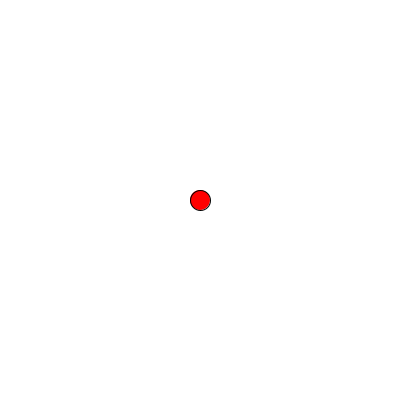
Frame 1 (no input)
Frame 60 (the mouse pressed at the canvas centre just before this capture): identical to frame 1, image omitted
Frame 120 (the mouse held since frame 60 and released just before this capture): identical to frame 1, image omitted

The Processing sketch that drew this single still picture (run headless with seeded random() and noise(); from frame 60 on, the mouse is pressed at the canvas centre):

// Processing sketch: hackForPotentiometer
// ── hackForPotentiometer.pde
int x,y;

void setup()
{
 size(400,400); 
 x = width/2;
 y = height/2;
}

void draw()
{
  background(255);
  fill(255,0,0);
  ellipse(x,y,20,20);
}

void keyPressed()
{
  // move left
 if(keyCode == 37)
 {
  x-=5; 
 }
 
 // move right
 if(keyCode == 39)
 {
   x+=5;
 }
}
